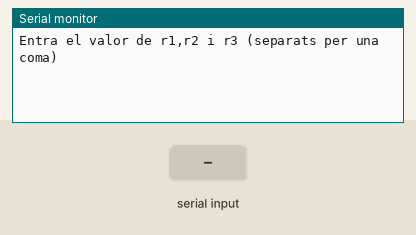
A sketch run on a simulated Arduino Uno, built with avr-gcc and run on an emulated ATmega328P. Shown: the last lines printed to the serial monitor. Inputs (shaded band) come from the test bench.

Above: at 1.2 s.
1.3 s: "90,45\n" received over Serial
At 1.9 s:
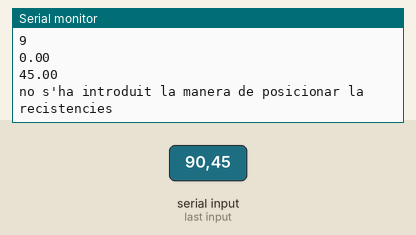
2.8 s: byte 115 ('s') received over Serial
At 3.6 s:
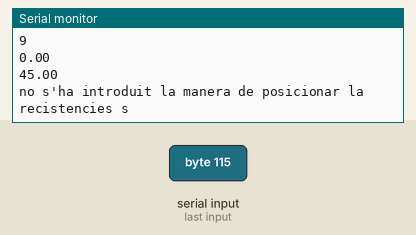
4.3 s: "30,150\n" received over Serial
At 5.1 s:
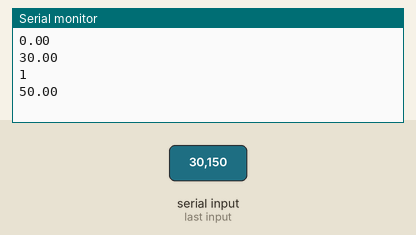
5.8 s: byte 112 ('p') received over Serial
At 6.6 s:
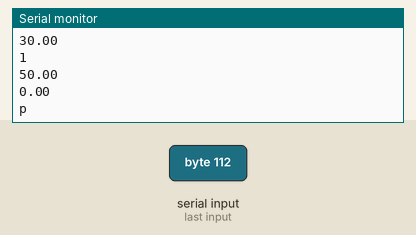
Timing chart, 0 to 8.3 s (numbered marks = the images above; inputs shaded):
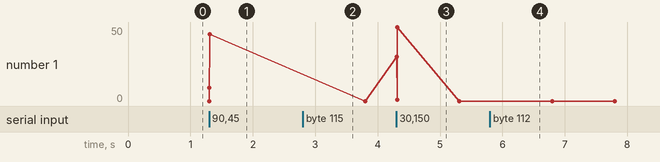

Measured:
- after the input at 1.3 s, the serial monitor: prints a new line at once (image 1)
- after the input at 2.8 s, the serial monitor: prints a new line at once (image 2)
- after the input at 4.3 s, the serial monitor: prints a new line at once (image 3)
- after the input at 5.8 s, the serial monitor: prints a new line at once (image 4)

The sketch:

calculadora_de_resistencia.ino
```cpp
//********** Variables ********************************************************
float r2;
float r3;
char r1;
//********** Setup ************************************************************
void setup() {
  Serial.begin(9600);        // initialize serial
  Serial.println("Entra el valor de r1,r2 i r3 (separats per una coma)");
}
//********** Loop *************************************************************
void loop() {
  while (Serial.available() > 0) {  // if there's any serial available, read it
    r1 = Serial.read();// look for valid int the incoming serial stream
    Serial.println(r1);
    r2 = Serial.parseInt();
    Serial.println(r2);
    r3 = Serial.parseInt();
    Serial.println(r3);
    if (Serial.read() == '\n') {
      if (r1=='s'){
        r2=r2+r3;
        Serial.print(r2);
      }
      else if (r1=='p'){
        r2=(r2*r3)/(r2+r3);
        Serial.print(r2);
      }
      else{
        Serial.print("no s'ha introduit la manera de posicionar la recistencies ");
      }
    }
  }
}
```
